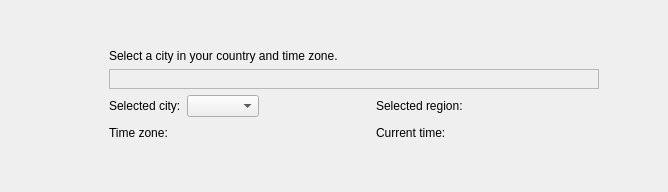
     <widget class="QWidget" name="step_timezone" >
      <layout class="QGridLayout" >
       <property name="margin" >
        <number>9</number>
       </property>
       <property name="spacing" >
        <number>6</number>
       </property>
       <item row="1" column="1" >
        <widget class="QLabel" name="timezone_comment_label" >
         <property name="sizePolicy" >
          <sizepolicy>
           <hsizetype>5</hsizetype>
           <vsizetype>0</vsizetype>
           <horstretch>0</horstretch>
           <verstretch>0</verstretch>
          </sizepolicy>
         </property>
         <property name="text" >
          <string>Select a city in your country and time zone.</string>
         </property>
        </widget>
       </item>
       <item row="2" column="1" >
        <widget class="QFrame" name="map_frame" >
         <property name="frameShape" >
          <enum>QFrame::StyledPanel</enum>
         </property>
         <property name="frameShadow" >
          <enum>QFrame::Raised</enum>
         </property>
        </widget>
       </item>
       <item row="2" column="2" >
        <spacer>
         <property name="orientation" >
          <enum>Qt::Horizontal</enum>
         </property>
         <property name="sizeType" >
          <enum>QSizePolicy::Fixed</enum>
         </property>
         <property name="sizeHint" >
          <size>
           <width>60</width>
           <height>20</height>
          </size>
         </property>
        </spacer>
       </item>
       <item row="2" column="0" >
        <spacer>
         <property name="orientation" >
          <enum>Qt::Horizontal</enum>
         </property>
         <property name="sizeType" >
          <enum>QSizePolicy::Fixed</enum>
         </property>
         <property name="sizeHint" >
          <size>
           <width>100</width>
           <height>20</height>
          </size>
         </property>
        </spacer>
       </item>
       <item row="3" column="1" >
        <layout class="QGridLayout" >
         <property name="margin" >
          <number>0</number>
         </property>
         <property name="spacing" >
          <number>6</number>
         </property>
         <item row="0" column="0" >
          <widget class="QLabel" name="timezone_city_label" >
           <property name="sizePolicy" >
            <sizepolicy>
             <hsizetype>5</hsizetype>
             <vsizetype>0</vsizetype>
             <horstretch>0</horstretch>
             <verstretch>0</verstretch>
            </sizepolicy>
           </property>
           <property name="text" >
            <string>Selected city:</string>
           </property>
          </widget>
         </item>
         <item row="0" column="1" >
          <widget class="QComboBox" name="city_combo" >
           <property name="sizePolicy" >
            <sizepolicy>
             <hsizetype>7</hsizetype>
             <vsizetype>0</vsizetype>
             <horstretch>0</horstretch>
             <verstretch>0</verstretch>
            </sizepolicy>
           </property>
          </widget>
         </item>
         <item row="0" column="4" >
          <widget class="QLabel" name="region_selected_label" >
           <property name="sizePolicy" >
            <sizepolicy>
             <hsizetype>5</hsizetype>
             <vsizetype>0</vsizetype>
             <horstretch>0</horstretch>
             <verstretch>0</verstretch>
            </sizepolicy>
           </property>
           <property name="text" >
            <string/>
           </property>
          </widget>
         </item>
         <item row="1" column="0" >
          <widget class="QLabel" name="timezone_zone_label" >
           <property name="sizePolicy" >
            <sizepolicy>
             <hsizetype>5</hsizetype>
             <vsizetype>0</vsizetype>
             <horstretch>0</horstretch>
             <verstretch>0</verstretch>
            </sizepolicy>
           </property>
           <property name="text" >
            <string>Time zone:</string>
           </property>
          </widget>
         </item>
         <item row="1" column="1" >
          <widget class="QLabel" name="tz_selected_label" >
           <property name="sizePolicy" >
            <sizepolicy>
             <hsizetype>5</hsizetype>
             <vsizetype>0</vsizetype>
             <horstretch>0</horstretch>
             <verstretch>0</verstretch>
            </sizepolicy>
           </property>
           <property name="text" >
            <string/>
           </property>
          </widget>
         </item>
         <item row="0" column="3" >
          <widget class="QLabel" name="timezone_country_label" >
           <property name="sizePolicy" >
            <sizepolicy>
             <hsizetype>5</hsizetype>
             <vsizetype>0</vsizetype>
             <horstretch>0</horstretch>
             <verstretch>0</verstretch>
            </sizepolicy>
           </property>
           <property name="text" >
            <string>Selected region:</string>
           </property>
          </widget>
         </item>
         <item row="1" column="2" >
          <spacer>
           <property name="orientation" >
            <enum>Qt::Horizontal</enum>
           </property>
           <property name="sizeHint" >
            <size>
             <width>111</width>
             <height>20</height>
            </size>
           </property>
          </spacer>
         </item>
         <item row="1" column="3" >
          <widget class="QLabel" name="timezone_time_label" >
           <property name="sizePolicy" >
            <sizepolicy>
             <hsizetype>5</hsizetype>
             <vsizetype>0</vsizetype>
             <horstretch>0</horstretch>
             <verstretch>0</verstretch>
            </sizepolicy>
           </property>
           <property name="text" >
            <string>Current time:</string>
           </property>
          </widget>
         </item>
         <item row="1" column="4" >
          <widget class="QLabel" name="time_current_label" >
           <property name="sizePolicy" >
            <sizepolicy>
             <hsizetype>5</hsizetype>
             <vsizetype>0</vsizetype>
             <horstretch>0</horstretch>
             <verstretch>0</verstretch>
            </sizepolicy>
           </property>
           <property name="text" >
            <string/>
           </property>
          </widget>
         </item>
         <item row="1" column="5" colspan="2" >
          <spacer>
           <property name="orientation" >
            <enum>Qt::Horizontal</enum>
           </property>
           <property name="sizeHint" >
            <size>
             <width>31</width>
             <height>20</height>
            </size>
           </property>
          </spacer>
         </item>
         <item row="0" column="5" >
          <spacer>
           <property name="orientation" >
            <enum>Qt::Horizontal</enum>
           </property>
           <property name="sizeHint" >
            <size>
             <width>111</width>
             <height>20</height>
            </size>
           </property>
          </spacer>
         </item>
        </layout>
       </item>
       <item row="4" column="1" >
        <spacer>
         <property name="orientation" >
          <enum>Qt::Vertical</enum>
         </property>
         <property name="sizeType" >
          <enum>QSizePolicy::Fixed</enum>
         </property>
         <property name="sizeHint" >
          <size>
           <width>20</width>
           <height>40</height>
          </size>
         </property>
        </spacer>
       </item>
       <item row="0" column="1" >
        <spacer>
         <property name="orientation" >
          <enum>Qt::Vertical</enum>
         </property>
         <property name="sizeType" >
          <enum>QSizePolicy::Fixed</enum>
         </property>
         <property name="sizeHint" >
          <size>
           <width>20</width>
           <height>40</height>
          </size>
         </property>
        </spacer>
       </item>
      </layout>
     </widget>
